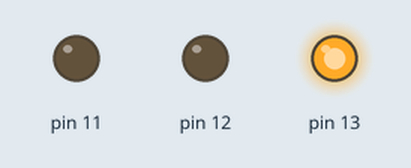
Simulated run of this sketch. Board: Arduino Uno, built with avr-gcc and run on an emulated ATmega328P. Shown: output pins drawn as LEDs (lit = HIGH).

Above: at 5.0 s.
At 12.0 s:
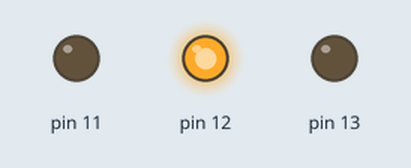
At 18.0 s:
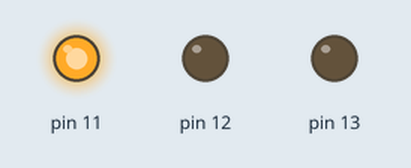
At 22.5 s:
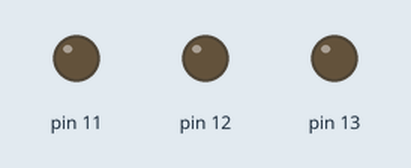
Timing chart, 0 to 29.9 s (numbered marks = the images above):
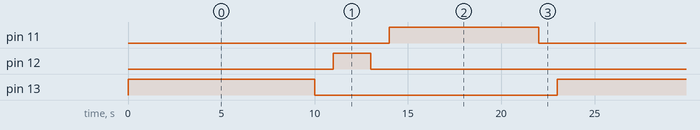

The sketch:

codigo-do-semaforo.ino
```cpp
// C++ code
//
void setup()
{
  pinMode(13, OUTPUT);
  pinMode(12, OUTPUT);
  pinMode(11, OUTPUT);
}

void loop()
{
  digitalWrite(13, HIGH);
  delay(10000);
  digitalWrite(13, LOW);
  delay(1000);
  digitalWrite(12, HIGH);
  delay(2000);
  digitalWrite(12, LOW);
  delay(1000);
  digitalWrite(11, HIGH);
  delay(8000);
  digitalWrite(11, LOW);
  delay(1000);
}
```

Measured:
- by itself, pin 11: alternates HIGH for 8.0 s and LOW for 15.0 s
- by itself, pin 12: alternates HIGH for 2.0 s and LOW for 21.0 s
- by itself, pin 13: alternates HIGH for 10.0 s and LOW for 13.0 s
